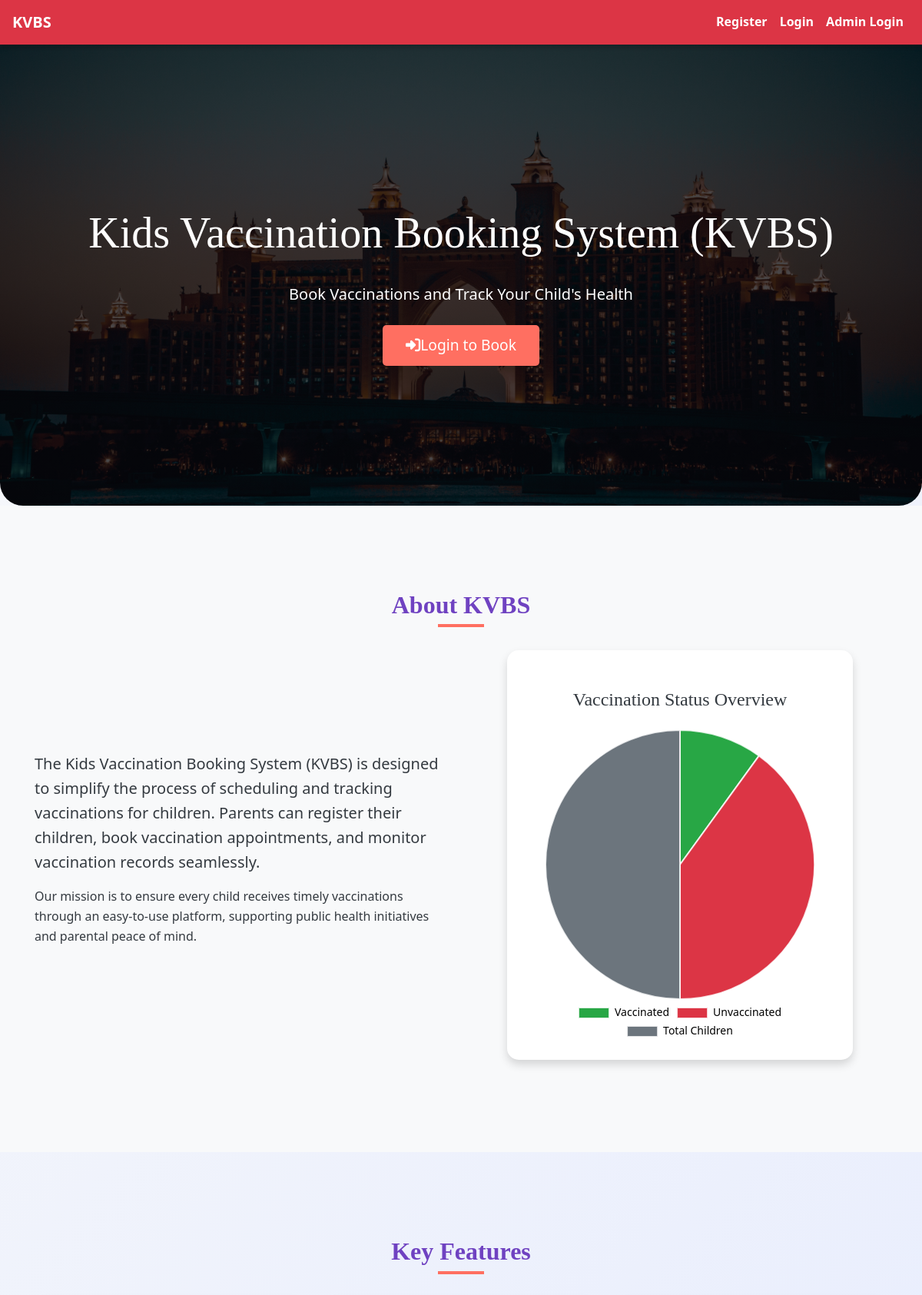
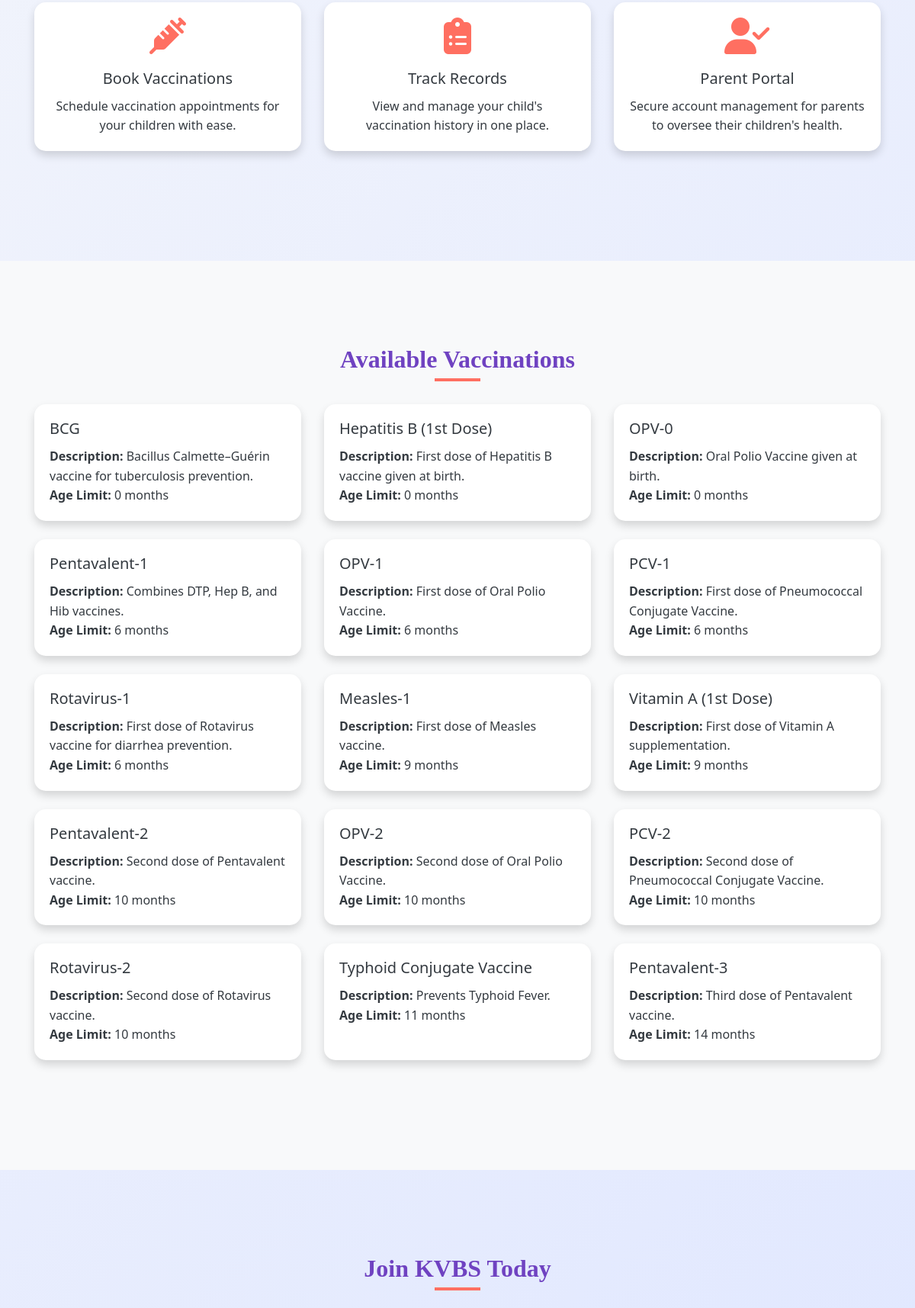
The page / (upper part) on the database its author committed (2 pictures, top to bottom).
### tables this page shows
CREATE TABLE `vaccinations` (
  `vaccination_id` int(11) NOT NULL,
  `name` varchar(255) NOT NULL,
  `description` text NOT NULL,
  `age_limit_months` int(11) NOT NULL
);

### index.php (the view, shortened to what this page needs)
<?php
include('config.php');
$total_children_sql = "SELECT COUNT(*) as total FROM children";
$total_children_result = mysqli_query($conn, $total_children_sql);
$total_children = mysqli_fetch_assoc($total_children_result)['total'] ?? 0;
$vaccinated_sql = "SELECT COUNT(DISTINCT kid_id) as total FROM vaccination_records";
$vaccinated_result = mysqli_query($conn, $vaccinated_sql);
$total_vaccinated = mysqli_fetch_assoc($vaccinated_result)['total'] ?? 0;
$total_unvaccinated = $total_children - $total_vaccinated;
$vaccinations_sql = "SELECT * FROM vaccinations ORDER BY age_limit_months ASC LIMIT 15";
$vaccinations_result = mysqli_query($conn, $vaccinations_sql);
$status_data = [
    'Vaccinated' => $total_vaccinated,
    'Unvaccinated' => $total_unvaccinated,
    'Total Children' => $total_children,
];
?>
<!DOCTYPE html>
<html lang="en">
<head>
    <link rel="stylesheet" href="https://maxcdn.bootstrapcdn.com/bootstrap/4.5.2/css/bootstrap.min.css">
    <link rel="stylesheet" href="./css/style.css">
    <link href="https://cdnjs.cloudflare.com/ajax/libs/font-awesome/6.4.0/css/all.min.css" rel="stylesheet">
</head>
<body>
    <?php include('navbar.php'); ?>
    <div class="hero-section">
        <h1 class="display-4 fw-bold">Kids Vaccination Booking System (KVBS)</h1>
        <p class="lead mb-4">Book Vaccinations and Track Your Child's Health</p>
        <?php if (!isset($_SESSION['loggedin']) || $_SESSION['loggedin'] !== true): ?>
            <a href="login.php" class="btn btn-primary"><i class="fas fa-sign-in-alt me-2"></i>Login to Book</a>
        <?php else: ?>
            <a href="dashboard.php" class="btn btn-primary"><i class="fas fa-tachometer-alt me-2"></i>Go to Dashboard</a>
        <?php endif; ?>
    </div>
    <div class="section bg-light">
        <div class="container">
            <h2 class="text-center section-title">About KVBS</h2>
            <div class="row align-items-center">
                <div class="col-md-6">
                    <p class="lead">The Kids Vaccination Booking System (KVBS) is designed to simplify the process of scheduling and tracking vaccinations for children. Parents can register their children, book vaccination appointments, and monitor vaccination records seamlessly.</p>
                    <p>Our mission is to ensure every child receives timely vaccinations through an easy-to-use platform, supporting public health initiatives and parental peace of mind.</p>
                </div>
                <div class="col-md-6">
                    <div class="chart-container">
                        <h4 class="text-center mb-4">Vaccination Status Overview</h4>
                        <canvas id="vaccinationChart"></canvas>
                    </div>
                </div>
            </div>
        </div>
    </div>
    <div class="section">
        <div class="container">
            <h2 class="text-center section-title">Key Features</h2>
            <div class="row text-center">
                <div class="col-md-4 mb-4">
                    <div class="card h-100">
                        <div class="card-body">
                            <i class="fas fa-syringe feature-icon"></i>
                            <h5 class="card-title">Book Vaccinations</h5>
                            <p class="card-text">Schedule vaccination appointments for your children with ease.</p>
                        </div>
                    </div>
                </div>
                <div class="col-md-4 mb-4">
                    <div class="card h-100">
                        <div class="card-body">
                            <i class="fas fa-clipboard-list feature-icon"></i>
                            <h5 class="card-title">Track Records</h5>
                            <p class="card-text">View and manage your child's vaccination history in one place.</p>
                        </div>
                    </div>
                </div>
                <div class="col-md-4 mb-4">
                    <div class="card h-100">
                        <div class="card-body">
                            <i class="fas fa-user-check feature-icon"></i>
                            <h5 class="card-title">Parent Portal</h5>
                            <p class="card-text">Secure account management for parents to oversee their children's health.</p>
                        </div>
                    </div>
                </div>
            </div>
        </div>
    </div>
    <div class="section bg-light">
        <div class="container">
            <h2 class="text-center section-title">Available Vaccinations</h2>
            <?php if (mysqli_num_rows($vaccinations_result) > 0): ?>
                <div class="row">
                    <?php while ($vaccine = mysqli_fetch_assoc($vaccinations_result)): ?>
                        <div class="col-md-4 mb-4">
                            <div class="card h-100">
                                <div class="card-body">
                                    <h5 class="card-title"><?= htmlspecialchars($vaccine['name']) ?></h5>
                                    <p class="card-text">
                                        <strong>Description:</strong> <?= htmlspecialchars($vaccine['description']) ?><br>
                                        <strong>Age Limit:</strong> <?= htmlspecialchars($vaccine['age_limit_months']) ?> months
                                    </p>
                                </div>
                            </div>
                        </div>
                    <?php endwhile; ?>
                </div>
            <?php else: ?>
                <div class="alert alert-info text-center">No vaccinations available at the moment.</div>
            <?php endif; ?>
        </div>
    </div>
    <div class="section">
        <div class="container text-center">
            <h2 class="section-title">Join KVBS Today</h2>
        </div>
    </div>
    <script>
        // Vaccination Status Pie Chart
        const ctx = document.getElementById('vaccinationChart').getContext('2d');
        new Chart(ctx, {
            type: 'pie',
            data: {
                labels: ['Vaccinated', 'Unvaccinated', 'Total Children'],
                datasets: [{
                    data: [
                        <?= $status_data['Vaccinated'] ?>,
                        <?= $status_data['Unvaccinated'] ?>,
                        <?= $status_data['Total Children'] ?>,
                    ],
                    backgroundColor: ['#28a745', '#dc3545', '#6c757d'],
                    borderColor: 'rgba(255,255,255,0.8)',
                    borderWidth: 2
                }]
            },
            options: {
                responsive: true,
                plugins: {
                    legend: {
                        position: 'bottom',
                        labels: {
                            font: {
                                size: 14,
                                family: 'Segoe UI'
                            },
                            color: 'var(--dark)'
                        }
                    },
                    tooltip: {
                        backgroundColor: 'var(--dark)',
                        titleFont: { size: 16 },
                        bodyFont: { size: 14 }
                    }
                }
            }
        });
    </script>
</body>
</html>

### css/style.css (style rules this page uses)
body { background: linear-gradient(90deg, rgba(233, 246, 246, 0.831), rgba(207, 233, 233, 0.9)); font-family: 'Arial', sans-serif; color: #333; line-height: 1.6; }
h1, h2, h3, h4 { text-align: center; margin-top: 30px; margin-bottom: 30px; font-family: 'Georgia', serif; }
.container { margin-bottom: 40px; }
.btn-primary { color: #fff; border: none; border-radius: 5px; cursor: pointer; transition: background-color 0.3s ease; }
a { color: #006666; text-decoration: none; font-weight: bold; }

### index.php (style rules this page uses)
:root { --primary: #007bff; --secondary: #6c757d; --success: #28a745; --info: #17a2b8; --warning: #ffc107; --danger: #dc3545; --light: #f8f9fa; --dark: #343a40; --accent: #ff6f61; --highlight: #6f42c1; }
body { font-family: 'Segoe UI', Tahoma, Geneva, Verdana, sans-serif; background: linear-gradient(135deg, var(--light) 0%, #e0e7ff 100%); color: var(--dark); }
.hero-section { height: 600px; background: linear-gradient(rgba(0,0,0,0.7), rgba(0,0,0,0.7)), url('./images/hotel.jpg') center/cover no-repeat; color: white; display: flex; flex-direction: column; justify-content: center; align-items: center; text-align: center; border-radius: 0 0 30px 30px; animation: fadeIn 1.5s ease-in-out; }
.hero-section .btn-primary { background-color: var(--accent); border-color: var(--accent); padding: 12px 30px; font-size: 1.2rem; transition: transform 0.3s, background-color 0.3s; }
.card { border: none; border-radius: 15px; box-shadow: 0 6px 12px rgba(0,0,0,0.15); transition: transform 0.3s, box-shadow 0.3s; background-color: white; }
.section { padding: 80px 0; }
.section-title { color: var(--highlight); margin-bottom: 40px; font-weight: 700; position: relative; }
.section-title::after { content: ''; width: 60px; height: 4px; background-color: var(--accent); position: absolute; bottom: -10px; left: 50%; transform: translateX(-50%); }
.feature-icon { font-size: 3em; color: var(--accent); margin-bottom: 20px; transition: color 0.3s; }
.chart-container { max-width: 450px; margin: 0 auto; background-color: white; padding: 20px; border-radius: 15px; box-shadow: 0 6px 12px rgba(0,0,0,0.15); }

### rows shown on the page
vaccinations: name "BCG", description "Bacillus Calmette–Guérin vaccine for tuberculosis prevention.", age_limit_months "0"
vaccinations: name "Hepatitis B (1st Dose)", description "First dose of Hepatitis B vaccine given at birth.", age_limit_months "0"
vaccinations: name "OPV-0", description "Oral Polio Vaccine given at birth.", age_limit_months "0"
vaccinations: name "Pentavalent-1", description "Combines DTP, Hep B, and Hib vaccines.", age_limit_months "6"
vaccinations: name "OPV-1", description "First dose of Oral Polio Vaccine.", age_limit_months "6"
vaccinations: name "PCV-1", description "First dose of Pneumococcal Conjugate Vaccine.", age_limit_months "6"
vaccinations: name "Rotavirus-1", description "First dose of Rotavirus vaccine for diarrhea prevention.", age_limit_months "6"
vaccinations: name "Measles-1", description "First dose of Measles vaccine.", age_limit_months "9"
vaccinations: name "Vitamin A (1st Dose)", description "First dose of Vitamin A supplementation.", age_limit_months "9"
vaccinations: name "Pentavalent-2", description "Second dose of Pentavalent vaccine.", age_limit_months "10"
vaccinations: name "OPV-2", description "Second dose of Oral Polio Vaccine.", age_limit_months "10"
vaccinations: name "PCV-2", description "Second dose of Pneumococcal Conjugate Vaccine.", age_limit_months "10"
vaccinations: name "Rotavirus-2", description "Second dose of Rotavirus vaccine.", age_limit_months "10"
vaccinations: name "Typhoid Conjugate Vaccine", description "Prevents Typhoid Fever.", age_limit_months "11"
vaccinations: name "Pentavalent-3", description "Third dose of Pentavalent vaccine.", age_limit_months "14"

### other values the page prints
chart data {{ $status_data['Vaccinated'] }} 2
chart data {{ $status_data['Unvaccinated'] }} 8
chart data {{ $status_data['Total Children'] }} 10
